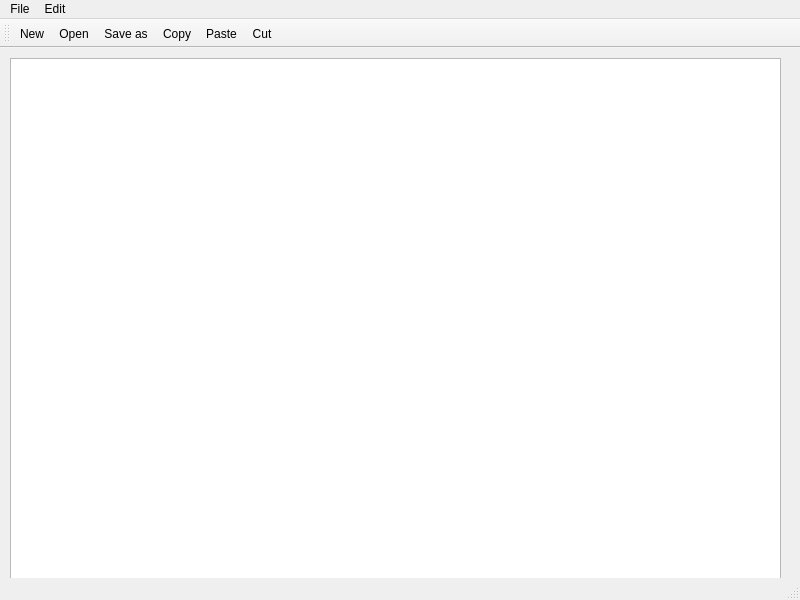
<?xml version="1.0" encoding="UTF-8"?>
<ui version="4.0">
 <class>MainWindow</class>
 <widget class="QMainWindow" name="MainWindow">
  <property name="geometry">
   <rect>
    <x>0</x>
    <y>0</y>
    <width>800</width>
    <height>600</height>
   </rect>
  </property>
  <property name="windowTitle">
   <string>MainWindow</string>
  </property>
  <widget class="QWidget" name="centralwidget">
   <widget class="QWidget" name="verticalLayoutWidget">
    <property name="geometry">
     <rect>
      <x>10</x>
      <y>10</y>
      <width>771</width>
      <height>551</height>
     </rect>
    </property>
    <layout class="QVBoxLayout" name="verticalLayout">
     <item>
      <widget class="QTextEdit" name="textEdit"/>
     </item>
    </layout>
   </widget>
  </widget>
  <widget class="QMenuBar" name="menubar">
   <property name="geometry">
    <rect>
     <x>0</x>
     <y>0</y>
     <width>800</width>
     <height>21</height>
    </rect>
   </property>
   <widget class="QMenu" name="menuFile">
    <property name="title">
     <string>File</string>
    </property>
    <addaction name="actionNew"/>
    <addaction name="actionOpen"/>
    <addaction name="actionSave_as"/>
    <addaction name="actionPrint"/>
    <addaction name="actionExit"/>
   </widget>
   <widget class="QMenu" name="menuEdit">
    <property name="title">
     <string>Edit</string>
    </property>
    <addaction name="actionCopy"/>
    <addaction name="actionPaste"/>
    <addaction name="actionCut"/>
    <addaction name="actionUndo"/>
    <addaction name="actionRedo"/>
   </widget>
   <addaction name="menuFile"/>
   <addaction name="menuEdit"/>
  </widget>
  <widget class="QStatusBar" name="statusbar"/>
  <widget class="QToolBar" name="toolBar">
   <property name="windowTitle">
    <string>toolBar</string>
   </property>
   <attribute name="toolBarArea">
    <enum>TopToolBarArea</enum>
   </attribute>
   <attribute name="toolBarBreak">
    <bool>false</bool>
   </attribute>
   <addaction name="actionNew"/>
   <addaction name="actionOpen"/>
   <addaction name="actionSave_as"/>
   <addaction name="actionCopy"/>
   <addaction name="actionPaste"/>
   <addaction name="actionCut"/>
  </widget>
  <action name="actionNew">
   <property name="icon">
    <iconset resource="Resources.qrc">
     <normaloff>:/images/New.bmp</normaloff>:/images/New.bmp</iconset>
   </property>
   <property name="text">
    <string>New</string>
   </property>
  </action>
  <action name="actionOpen">
   <property name="icon">
    <iconset>
     <normalon>:/images/Open.bmp</normalon>
    </iconset>
   </property>
   <property name="text">
    <string>Open</string>
   </property>
  </action>
  <action name="actionSave_as">
   <property name="icon">
    <iconset>
     <normalon>:/images/Save.bmp</normalon>
    </iconset>
   </property>
   <property name="text">
    <string>Save as</string>
   </property>
  </action>
  <action name="actionPrint">
   <property name="text">
    <string>Print</string>
   </property>
  </action>
  <action name="actionExit">
   <property name="text">
    <string>Exit</string>
   </property>
  </action>
  <action name="actionCopy">
   <property name="icon">
    <iconset>
     <normalon>:/images/Copy.bmp</normalon>
    </iconset>
   </property>
   <property name="text">
    <string>Copy</string>
   </property>
   <property name="shortcut">
    <string>Ctrl+C</string>
   </property>
  </action>
  <action name="actionPaste">
   <property name="icon">
    <iconset>
     <normalon>:/images/Paste.bmp</normalon>
    </iconset>
   </property>
   <property name="text">
    <string>Paste</string>
   </property>
   <property name="shortcut">
    <string>Ctrl+V</string>
   </property>
  </action>
  <action name="actionCut">
   <property name="icon">
    <iconset>
     <normalon>:/images/Cut.bmp</normalon>
    </iconset>
   </property>
   <property name="text">
    <string>Cut</string>
   </property>
   <property name="shortcut">
    <string>Ctrl+X</string>
   </property>
  </action>
  <action name="actionUndo">
   <property name="text">
    <string>Undo</string>
   </property>
  </action>
  <action name="actionRedo">
   <property name="text">
    <string>Redo</string>
   </property>
  </action>
 </widget>
 <resources>
  <include location="Resources.qrc"/>
 </resources>
 <connections/>
</ui>
